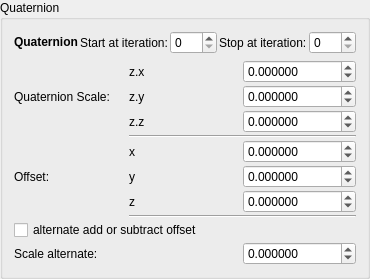
    <widget class="QGroupBox" name="groupBox_7">
     <property name="title">
      <string>Quaternion</string>
     </property>
     <layout class="QVBoxLayout" name="verticalLayout_10">
      <item>
       <layout class="QGridLayout" name="gridLayout_80">
        <property name="spacing">
         <number>2</number>
        </property>
        <item row="2" column="4">
         <widget class="MySpinBox" name="spinboxInt_transf_stop_iterations_A">
          <property name="sizePolicy">
           <sizepolicy hsizetype="Preferred" vsizetype="Maximum">
            <horstretch>0</horstretch>
            <verstretch>0</verstretch>
           </sizepolicy>
          </property>
          <property name="maximum">
           <number>999</number>
          </property>
         </widget>
        </item>
        <item row="2" column="1">
         <widget class="QLabel" name="label_72">
          <property name="text">
           <string>Start at iteration:</string>
          </property>
         </widget>
        </item>
        <item row="2" column="3">
         <widget class="QLabel" name="label_52">
          <property name="text">
           <string>Stop at iteration:</string>
          </property>
         </widget>
        </item>
        <item row="2" column="2">
         <widget class="MySpinBox" name="spinboxInt_transf_start_iterations_A">
          <property name="sizePolicy">
           <sizepolicy hsizetype="Minimum" vsizetype="Maximum">
            <horstretch>0</horstretch>
            <verstretch>0</verstretch>
           </sizepolicy>
          </property>
          <property name="minimum">
           <number>0</number>
          </property>
          <property name="maximum">
           <number>999</number>
          </property>
          <property name="value">
           <number>0</number>
          </property>
         </widget>
        </item>
        <item row="2" column="0">
         <widget class="QLabel" name="label_3">
          <property name="text">
           <string>&lt;html&gt;&lt;head/&gt;&lt;body&gt;&lt;p&gt;&lt;span style=&quot; font-weight:600;&quot;&gt;Quaternion&lt;/span&gt;&lt;/p&gt;&lt;/body&gt;&lt;/html&gt;</string>
          </property>
         </widget>
        </item>
       </layout>
      </item>
      <item>
       <layout class="QGridLayout" name="gridLayout_65" columnstretch="0,0,0,0">
        <property name="spacing">
         <number>2</number>
        </property>
        <item row="8" column="3">
         <widget class="MyDoubleSpinBox" name="spinbox3_transf_addition_constant_z">
          <property name="sizePolicy">
           <sizepolicy hsizetype="Minimum" vsizetype="Maximum">
            <horstretch>0</horstretch>
            <verstretch>0</verstretch>
           </sizepolicy>
          </property>
          <property name="prefix">
           <string/>
          </property>
          <property name="suffix">
           <string/>
          </property>
          <property name="decimals">
           <number>6</number>
          </property>
          <property name="minimum">
           <double>-99.989999999999995</double>
          </property>
          <property name="maximum">
           <double>99.989999999999995</double>
          </property>
          <property name="singleStep">
           <double>0.100000000000000</double>
          </property>
         </widget>
        </item>
        <item row="8" column="2">
         <widget class="QLabel" name="label_114">
          <property name="text">
           <string notr="true">z</string>
          </property>
         </widget>
        </item>
        <item row="3" column="1">
         <widget class="QLabel" name="label_95">
          <property name="text">
           <string>Quaternion Scale:</string>
          </property>
         </widget>
        </item>
        <item row="7" column="1">
         <widget class="QLabel" name="label_256">
          <property name="text">
           <string>Offset:</string>
          </property>
         </widget>
        </item>
        <item row="11" column="1">
         <widget class="QLabel" name="label_258">
          <property name="text">
           <string>Scale alternate:</string>
          </property>
         </widget>
        </item>
        <item row="11" column="3">
         <widget class="MyDoubleSpinBox" name="spinbox_transf_scale_1">
          <property name="sizePolicy">
           <sizepolicy hsizetype="Minimum" vsizetype="Maximum">
            <horstretch>0</horstretch>
            <verstretch>0</verstretch>
           </sizepolicy>
          </property>
          <property name="prefix">
           <string/>
          </property>
          <property name="suffix">
           <string/>
          </property>
          <property name="decimals">
           <number>6</number>
          </property>
          <property name="minimum">
           <double>-99.989999999999995</double>
          </property>
          <property name="maximum">
           <double>99.989999999999995</double>
          </property>
          <property name="singleStep">
           <double>0.100000000000000</double>
          </property>
         </widget>
        </item>
        <item row="6" column="2">
         <widget class="QLabel" name="label_112">
          <property name="text">
           <string notr="true">x</string>
          </property>
         </widget>
        </item>
        <item row="3" column="3">
         <widget class="MyDoubleSpinBox" name="spinbox3_transf_constant_multiplier_122_y">
          <property name="sizePolicy">
           <sizepolicy hsizetype="Minimum" vsizetype="Maximum">
            <horstretch>0</horstretch>
            <verstretch>0</verstretch>
           </sizepolicy>
          </property>
          <property name="prefix">
           <string/>
          </property>
          <property name="suffix">
           <string/>
          </property>
          <property name="decimals">
           <number>6</number>
          </property>
          <property name="minimum">
           <double>-99.989999999999995</double>
          </property>
          <property name="maximum">
           <double>99.989999999999995</double>
          </property>
          <property name="singleStep">
           <double>0.100000000000000</double>
          </property>
         </widget>
        </item>
        <item row="7" column="3">
         <widget class="MyDoubleSpinBox" name="spinbox3_transf_addition_constant_y">
          <property name="sizePolicy">
           <sizepolicy hsizetype="Minimum" vsizetype="Maximum">
            <horstretch>0</horstretch>
            <verstretch>0</verstretch>
           </sizepolicy>
          </property>
          <property name="prefix">
           <string/>
          </property>
          <property name="suffix">
           <string/>
          </property>
          <property name="decimals">
           <number>6</number>
          </property>
          <property name="minimum">
           <double>-99.989999999999995</double>
          </property>
          <property name="maximum">
           <double>99.989999999999995</double>
          </property>
          <property name="singleStep">
           <double>0.100000000000000</double>
          </property>
         </widget>
        </item>
        <item row="6" column="3">
         <widget class="MyDoubleSpinBox" name="spinbox3_transf_addition_constant_x">
          <property name="sizePolicy">
           <sizepolicy hsizetype="Minimum" vsizetype="Maximum">
            <horstretch>0</horstretch>
            <verstretch>0</verstretch>
           </sizepolicy>
          </property>
          <property name="prefix">
           <string/>
          </property>
          <property name="suffix">
           <string/>
          </property>
          <property name="decimals">
           <number>6</number>
          </property>
          <property name="minimum">
           <double>-99.989999999999995</double>
          </property>
          <property name="maximum">
           <double>99.989999999999995</double>
          </property>
          <property name="singleStep">
           <double>0.100000000000000</double>
          </property>
         </widget>
        </item>
        <item row="3" column="2">
         <widget class="QLabel" name="label_94">
          <property name="text">
           <string notr="true">z.y</string>
          </property>
         </widget>
        </item>
        <item row="4" column="3">
         <widget class="MyDoubleSpinBox" name="spinbox3_transf_constant_multiplier_122_z">
          <property name="sizePolicy">
           <sizepolicy hsizetype="Minimum" vsizetype="Maximum">
            <horstretch>0</horstretch>
            <verstretch>0</verstretch>
           </sizepolicy>
          </property>
          <property name="prefix">
           <string/>
          </property>
          <property name="suffix">
           <string/>
          </property>
          <property name="decimals">
           <number>6</number>
          </property>
          <property name="minimum">
           <double>-99.989999999999995</double>
          </property>
          <property name="maximum">
           <double>99.989999999999995</double>
          </property>
          <property name="singleStep">
           <double>0.100000000000000</double>
          </property>
         </widget>
        </item>
        <item row="2" column="2">
         <widget class="QLabel" name="label_96">
          <property name="text">
           <string notr="true">z.x</string>
          </property>
         </widget>
        </item>
        <item row="4" column="2">
         <widget class="QLabel" name="label_99">
          <property name="text">
           <string notr="true">z.z</string>
          </property>
         </widget>
        </item>
        <item row="9" column="2" colspan="2">
         <widget class="Line" name="line_8">
          <property name="orientation">
           <enum>Qt::Horizontal</enum>
          </property>
         </widget>
        </item>
        <item row="7" column="2">
         <widget class="QLabel" name="label_113">
          <property name="text">
           <string notr="true">y</string>
          </property>
         </widget>
        </item>
        <item row="5" column="2" colspan="2">
         <widget class="Line" name="line_9">
          <property name="orientation">
           <enum>Qt::Horizontal</enum>
          </property>
         </widget>
        </item>
        <item row="2" column="3">
         <widget class="MyDoubleSpinBox" name="spinbox3_transf_constant_multiplier_122_x">
          <property name="sizePolicy">
           <sizepolicy hsizetype="Minimum" vsizetype="Maximum">
            <horstretch>0</horstretch>
            <verstretch>0</verstretch>
           </sizepolicy>
          </property>
          <property name="prefix">
           <string/>
          </property>
          <property name="suffix">
           <string/>
          </property>
          <property name="decimals">
           <number>6</number>
          </property>
          <property name="minimum">
           <double>-99.989999999999995</double>
          </property>
          <property name="maximum">
           <double>99.989999999999995</double>
          </property>
          <property name="singleStep">
           <double>0.100000000000000</double>
          </property>
         </widget>
        </item>
        <item row="10" column="1" colspan="3">
         <widget class="QCheckBox" name="checkBox_transf_function_enabledAx_false">
          <property name="text">
           <string>alternate add or subtract offset</string>
          </property>
         </widget>
        </item>
       </layout>
      </item>
     </layout>
    </widget>
